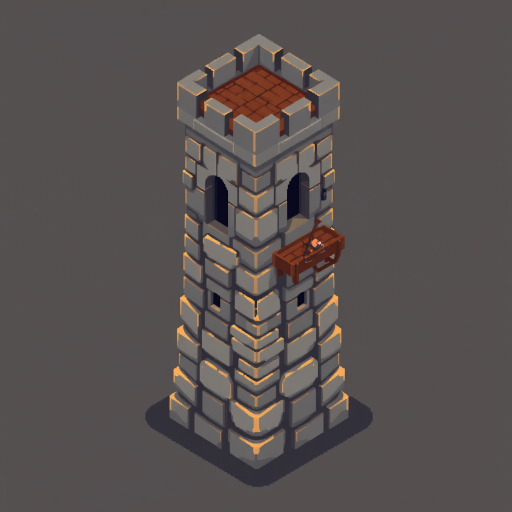
#> input picture .art/anchors/style_anchor.png, 1024 x 1024 px, found by its file name (shown at 1/2 size)
$ python downscale_to_144.py
#> lines starting #> are read from the running program, lines starting #| are printed output that depends on the picture
"""One-shot: re-downscale chosen tower candidates from 1024 to 144 (1.5x larger
than the prior 96 production size). LANCZOS resampling preserves the soft-pixel
FLUX-output look. Overwrites assets/sprites/towers/*.png."""
from PIL import Image
import os

BASE = "C:/Users/Chuck/Projects/TDGame"
CAND = BASE + "/.art/candidates"
ANCH = BASE + "/.art/anchors"
OUT  = BASE + "/assets/sprites/towers"

PAIRS = [
    (ANCH + "/style_anchor.png",                       "tower_arrow_basic.png"),
    (CAND + "/tower_flame_1664193671.png",             "tower_fire_basic.png"),
    (CAND + "/tower_frost_677434158.png",              "tower_ice_basic.png"),
    (CAND + "/tower_spark_1340725904.png",             "tower_electric_basic.png"),
    (CAND + "/tower_toxin_397391420.png",              "tower_poison_basic.png"),
    (CAND + "/tower_mist_228084629.png",               "tower_water_basic.png"),
    (CAND + "/tower_stonethrower_672486315.png",       "tower_earth_basic.png"),
    (CAND + "/tower_gale_2119838968.png",              "tower_air_basic.png"),
]

for src, dst_name in PAIRS:
    dst = OUT + "/" + dst_name
    if not os.path.exists(src):
        print("MISSING: " + src)
        continue
    im = Image.open(src)
#> im is the input picture: PIL image 1024x1024 RGB; mean R, G, B 88.2, 81.2, 80.7
    if im.mode != "RGBA":
        im = im.convert("RGBA")
#> im: PIL image 1024x1024 RGBA
    out = im.resize((144, 144), Image.LANCZOS)
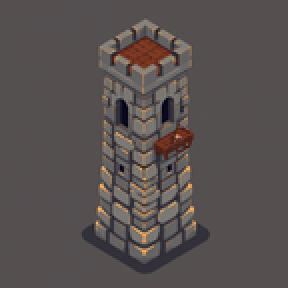
#> out: PIL image 144x144 RGBA (shown 2 times larger); mean R, G, B, A 88.2, 81.2, 80.7, 255
    out.save(dst, "PNG", optimize=True)
    print("OK: " + dst_name + " (1024 -> 144)")
print("Done.")
